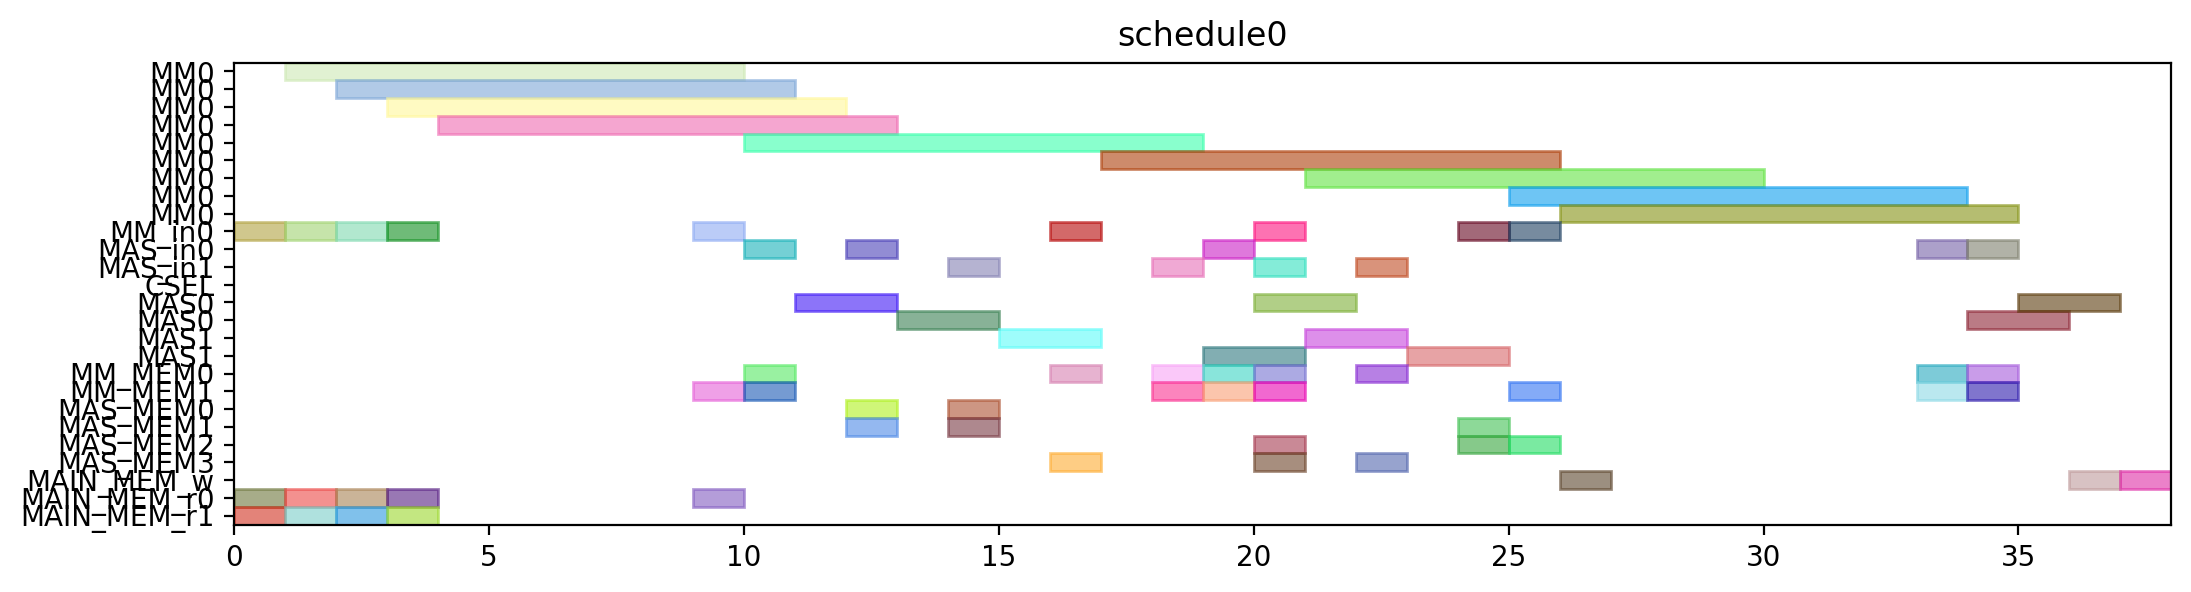

Source code (Python):
from pyschedule import Scenario, solvers, plotters, alt


def solve():
	horizon = 120
	S = Scenario("schedule0", horizon=horizon)

	# resource
	MM = S.Resources('MM', num=1, size=9)
	MM_in = S.Resources('MM_in', num=1)
	MAS_in = S.Resources('MAS_in', num=2)
	CSEL = S.Resource('CSEL')
	MAS = S.Resources('MAS', num=2, size=2, periods=range(1, horizon))
	MM_MEM = S.Resources('MM_MEM', num=2)
	MAS_MEM = S.Resources('MAS_MEM', num=4)
	MAIN_MEM_w = S.Resource('MAIN_MEM_w', size=1)
	MAIN_MEM_r = S.Resources('MAIN_MEM_r', num=2)

	# result of previous scheduling

	# new tasks
	t0 = S.Task('t0', length=9, delay_cost=1)
	t0 += alt(MM)
	t0_in = S.Task('t0_in', length=1, delay_cost=1)
	t0_in += alt(MM_in)
	S += t0_in*MM_in[0]<=t0*MM[0]
	t0_mem0 = S.Task('t0_mem0', length=1, delay_cost=1)
	t0_mem0 += MAIN_MEM_r[0]
	S += t0_mem0 <= t0

	t0_mem1 = S.Task('t0_mem1', length=1, delay_cost=1)
	t0_mem1 += MAIN_MEM_r[1]
	S += t0_mem1 <= t0

	t3 = S.Task('t3', length=9, delay_cost=1)
	t3 += alt(MM)
	t3_in = S.Task('t3_in', length=1, delay_cost=1)
	t3_in += alt(MM_in)
	S += t3_in*MM_in[0]<=t3*MM[0]
	t3_mem0 = S.Task('t3_mem0', length=1, delay_cost=1)
	t3_mem0 += MAIN_MEM_r[0]
	S += t3_mem0 <= t3

	t3_mem1 = S.Task('t3_mem1', length=1, delay_cost=1)
	t3_mem1 += MAIN_MEM_r[1]
	S += t3_mem1 <= t3

	t1 = S.Task('t1', length=9, delay_cost=1)
	t1 += alt(MM)
	t1_in = S.Task('t1_in', length=1, delay_cost=1)
	t1_in += alt(MM_in)
	S += t1_in*MM_in[0]<=t1*MM[0]
	t1_mem0 = S.Task('t1_mem0', length=1, delay_cost=1)
	t1_mem0 += MAIN_MEM_r[0]
	S += t1_mem0 <= t1

	t1_mem1 = S.Task('t1_mem1', length=1, delay_cost=1)
	t1_mem1 += MAIN_MEM_r[1]
	S += t1_mem1 <= t1

	t2 = S.Task('t2', length=9, delay_cost=1)
	t2 += alt(MM)
	t2_in = S.Task('t2_in', length=1, delay_cost=1)
	t2_in += alt(MM_in)
	S += t2_in*MM_in[0]<=t2*MM[0]
	t2_mem0 = S.Task('t2_mem0', length=1, delay_cost=1)
	t2_mem0 += MAIN_MEM_r[0]
	S += t2_mem0 <= t2

	t2_mem1 = S.Task('t2_mem1', length=1, delay_cost=1)
	t2_mem1 += MAIN_MEM_r[1]
	S += t2_mem1 <= t2

	t4 = S.Task('t4', length=9, delay_cost=1)
	t4 += alt(MM)
	t4_in = S.Task('t4_in', length=1, delay_cost=1)
	t4_in += alt(MM_in)
	S += t4_in*MM_in[0]<=t4*MM[0]
	t4_mem0 = S.Task('t4_mem0', length=1, delay_cost=1)
	t4_mem0 += MAIN_MEM_r[0]
	S += t4_mem0 <= t4

	t4_mem1 = S.Task('t4_mem1', length=1, delay_cost=1)
	t4_mem1 += alt(MM_MEM)
	S += (t2*MM[0])-1 < t4_mem1*MM_MEM[1]
	S += t4_mem1 <= t4

	t5 = S.Task('t5', length=2, delay_cost=1)
	t5 += alt(MAS)
	t5_in = S.Task('t5_in', length=1, delay_cost=1)
	t5_in += alt(MAS_in)
	S += t5_in*MAS_in[0]<=t5*MAS[0]

	S += t5_in*MAS_in[1]<=t5*MAS[1]

	t5_mem0 = S.Task('t5_mem0', length=1, delay_cost=1)
	t5_mem0 += alt(MM_MEM)
	S += (t0*MM[0])-1 < t5_mem0*MM_MEM[0]
	S += t5_mem0 <= t5

	t5_mem1 = S.Task('t5_mem1', length=1, delay_cost=1)
	t5_mem1 += alt(MM_MEM)
	S += (t0*MM[0])-1 < t5_mem1*MM_MEM[1]
	S += t5_mem1 <= t5

	t6 = S.Task('t6', length=2, delay_cost=1)
	t6 += alt(MAS)
	t6_in = S.Task('t6_in', length=1, delay_cost=1)
	t6_in += alt(MAS_in)
	S += t6_in*MAS_in[0]<=t6*MAS[0]

	S += t6_in*MAS_in[1]<=t6*MAS[1]

	t6_mem0 = S.Task('t6_mem0', length=1, delay_cost=1)
	t6_mem0 += alt(MAS_MEM)
	S += (t5*MAS[0])-1 < t6_mem0*MAS_MEM[0]
	S += (t5*MAS[1])-1 < t6_mem0*MAS_MEM[2]
	S += t6_mem0 <= t6

	t6_mem1 = S.Task('t6_mem1', length=1, delay_cost=1)
	t6_mem1 += alt(MAS_MEM)
	S += (t5*MAS[0])-1 < t6_mem1*MAS_MEM[1]
	S += (t5*MAS[1])-1 < t6_mem1*MAS_MEM[3]
	S += t6_mem1 <= t6

	t9 = S.Task('t9', length=2, delay_cost=1)
	t9 += alt(MAS)
	t9_in = S.Task('t9_in', length=1, delay_cost=1)
	t9_in += alt(MAS_in)
	S += t9_in*MAS_in[0]<=t9*MAS[0]

	S += t9_in*MAS_in[1]<=t9*MAS[1]

	t9_mem0 = S.Task('t9_mem0', length=1, delay_cost=1)
	t9_mem0 += alt(MM_MEM)
	S += (t0*MM[0])-1 < t9_mem0*MM_MEM[0]
	S += t9_mem0 <= t9

	t9_mem1 = S.Task('t9_mem1', length=1, delay_cost=1)
	t9_mem1 += alt(MM_MEM)
	S += (t4*MM[0])-1 < t9_mem1*MM_MEM[1]
	S += t9_mem1 <= t9

	t10 = S.Task('t10', length=2, delay_cost=1)
	t10 += alt(MAS)
	t10_in = S.Task('t10_in', length=1, delay_cost=1)
	t10_in += alt(MAS_in)
	S += t10_in*MAS_in[0]<=t10*MAS[0]

	S += t10_in*MAS_in[1]<=t10*MAS[1]

	t10_mem0 = S.Task('t10_mem0', length=1, delay_cost=1)
	t10_mem0 += alt(MM_MEM)
	S += (t4*MM[0])-1 < t10_mem0*MM_MEM[0]
	S += t10_mem0 <= t10

	t10_mem1 = S.Task('t10_mem1', length=1, delay_cost=1)
	t10_mem1 += alt(MM_MEM)
	S += (t4*MM[0])-1 < t10_mem1*MM_MEM[1]
	S += t10_mem1 <= t10

	t7 = S.Task('t7', length=2, delay_cost=1)
	t7 += alt(MAS)
	t7_in = S.Task('t7_in', length=1, delay_cost=1)
	t7_in += alt(MAS_in)
	S += t7_in*MAS_in[0]<=t7*MAS[0]

	S += t7_in*MAS_in[1]<=t7*MAS[1]

	t7_mem0 = S.Task('t7_mem0', length=1, delay_cost=1)
	t7_mem0 += alt(MAS_MEM)
	S += (t6*MAS[0])-1 < t7_mem0*MAS_MEM[0]
	S += (t6*MAS[1])-1 < t7_mem0*MAS_MEM[2]
	S += t7_mem0 <= t7

	t7_mem1 = S.Task('t7_mem1', length=1, delay_cost=1)
	t7_mem1 += alt(MAS_MEM)
	S += (t6*MAS[0])-1 < t7_mem1*MAS_MEM[1]
	S += (t6*MAS[1])-1 < t7_mem1*MAS_MEM[3]
	S += t7_mem1 <= t7

	t11 = S.Task('t11', length=2, delay_cost=1)
	t11 += alt(MAS)
	t11_in = S.Task('t11_in', length=1, delay_cost=1)
	t11_in += alt(MAS_in)
	S += t11_in*MAS_in[0]<=t11*MAS[0]

	S += t11_in*MAS_in[1]<=t11*MAS[1]

	t11_mem0 = S.Task('t11_mem0', length=1, delay_cost=1)
	t11_mem0 += alt(MAS_MEM)
	S += (t10*MAS[0])-1 < t11_mem0*MAS_MEM[0]
	S += (t10*MAS[1])-1 < t11_mem0*MAS_MEM[2]
	S += t11_mem0 <= t11

	t11_mem1 = S.Task('t11_mem1', length=1, delay_cost=1)
	t11_mem1 += alt(MM_MEM)
	S += (t4*MM[0])-1 < t11_mem1*MM_MEM[1]
	S += t11_mem1 <= t11

	t8 = S.Task('t8', length=9, delay_cost=1)
	t8 += alt(MM)
	t8_in = S.Task('t8_in', length=1, delay_cost=1)
	t8_in += alt(MM_in)
	S += t8_in*MM_in[0]<=t8*MM[0]
	t8_mem0 = S.Task('t8_mem0', length=1, delay_cost=1)
	t8_mem0 += alt(MM_MEM)
	S += (t4*MM[0])-1 < t8_mem0*MM_MEM[0]
	S += t8_mem0 <= t8

	t8_mem1 = S.Task('t8_mem1', length=1, delay_cost=1)
	t8_mem1 += alt(MAS_MEM)
	S += (t7*MAS[0])-1 < t8_mem1*MAS_MEM[1]
	S += (t7*MAS[1])-1 < t8_mem1*MAS_MEM[3]
	S += t8_mem1 <= t8

	new_PZ = S.Task('new_PZ', length=9, delay_cost=1)
	new_PZ += alt(MM)
	new_PZ_in = S.Task('new_PZ_in', length=1, delay_cost=1)
	new_PZ_in += alt(MM_in)
	S += new_PZ_in*MM_in[0]<=new_PZ*MM[0]
	S += 0<new_PZ

	new_PZ_w = S.Task('new_PZ_w', length=1, delay_cost=1)
	new_PZ_w += alt(MAIN_MEM_w)
	S += new_PZ <= new_PZ_w

	new_PZ_mem0 = S.Task('new_PZ_mem0', length=1, delay_cost=1)
	new_PZ_mem0 += alt(MM_MEM)
	S += (t1*MM[0])-1 < new_PZ_mem0*MM_MEM[0]
	S += new_PZ_mem0 <= new_PZ

	new_PZ_mem1 = S.Task('new_PZ_mem1', length=1, delay_cost=1)
	new_PZ_mem1 += alt(MAS_MEM)
	S += (t7*MAS[0])-1 < new_PZ_mem1*MAS_MEM[1]
	S += (t7*MAS[1])-1 < new_PZ_mem1*MAS_MEM[3]
	S += new_PZ_mem1 <= new_PZ

	t12 = S.Task('t12', length=2, delay_cost=1)
	t12 += alt(MAS)
	t12_in = S.Task('t12_in', length=1, delay_cost=1)
	t12_in += alt(MAS_in)
	S += t12_in*MAS_in[0]<=t12*MAS[0]

	S += t12_in*MAS_in[1]<=t12*MAS[1]

	t12_mem0 = S.Task('t12_mem0', length=1, delay_cost=1)
	t12_mem0 += alt(MM_MEM)
	S += (t0*MM[0])-1 < t12_mem0*MM_MEM[0]
	S += t12_mem0 <= t12

	t12_mem1 = S.Task('t12_mem1', length=1, delay_cost=1)
	t12_mem1 += alt(MAS_MEM)
	S += (t11*MAS[0])-1 < t12_mem1*MAS_MEM[1]
	S += (t11*MAS[1])-1 < t12_mem1*MAS_MEM[3]
	S += t12_mem1 <= t12

	t13 = S.Task('t13', length=9, delay_cost=1)
	t13 += alt(MM)
	t13_in = S.Task('t13_in', length=1, delay_cost=1)
	t13_in += alt(MM_in)
	S += t13_in*MM_in[0]<=t13*MM[0]
	t13_mem0 = S.Task('t13_mem0', length=1, delay_cost=1)
	t13_mem0 += alt(MAS_MEM)
	S += (t12*MAS[0])-1 < t13_mem0*MAS_MEM[0]
	S += (t12*MAS[1])-1 < t13_mem0*MAS_MEM[2]
	S += t13_mem0 <= t13

	t13_mem1 = S.Task('t13_mem1', length=1, delay_cost=1)
	t13_mem1 += alt(MAS_MEM)
	S += (t9*MAS[0])-1 < t13_mem1*MAS_MEM[1]
	S += (t9*MAS[1])-1 < t13_mem1*MAS_MEM[3]
	S += t13_mem1 <= t13

	t14 = S.Task('t14', length=9, delay_cost=1)
	t14 += alt(MM)
	t14_in = S.Task('t14_in', length=1, delay_cost=1)
	t14_in += alt(MM_in)
	S += t14_in*MM_in[0]<=t14*MM[0]
	t14_mem0 = S.Task('t14_mem0', length=1, delay_cost=1)
	t14_mem0 += alt(MAS_MEM)
	S += (t12*MAS[0])-1 < t14_mem0*MAS_MEM[0]
	S += (t12*MAS[1])-1 < t14_mem0*MAS_MEM[2]
	S += t14_mem0 <= t14

	t14_mem1 = S.Task('t14_mem1', length=1, delay_cost=1)
	t14_mem1 += alt(MM_MEM)
	S += (t3*MM[0])-1 < t14_mem1*MM_MEM[1]
	S += t14_mem1 <= t14

	new_PY = S.Task('new_PY', length=2, delay_cost=1)
	new_PY += alt(MAS)
	new_PY_in = S.Task('new_PY_in', length=1, delay_cost=1)
	new_PY_in += alt(MAS_in)
	S += new_PY_in*MAS_in[0]<=new_PY*MAS[0]

	S += new_PY_in*MAS_in[1]<=new_PY*MAS[1]

	S += 0<new_PY

	new_PY_w = S.Task('new_PY_w', length=1, delay_cost=1)
	new_PY_w += alt(MAIN_MEM_w)
	S += new_PY <= new_PY_w

	new_PY_mem0 = S.Task('new_PY_mem0', length=1, delay_cost=1)
	new_PY_mem0 += alt(MM_MEM)
	S += (t8*MM[0])-1 < new_PY_mem0*MM_MEM[0]
	S += new_PY_mem0 <= new_PY

	new_PY_mem1 = S.Task('new_PY_mem1', length=1, delay_cost=1)
	new_PY_mem1 += alt(MM_MEM)
	S += (t13*MM[0])-1 < new_PY_mem1*MM_MEM[1]
	S += new_PY_mem1 <= new_PY

	new_PX = S.Task('new_PX', length=2, delay_cost=1)
	new_PX += alt(MAS)
	new_PX_in = S.Task('new_PX_in', length=1, delay_cost=1)
	new_PX_in += alt(MAS_in)
	S += new_PX_in*MAS_in[0]<=new_PX*MAS[0]

	S += new_PX_in*MAS_in[1]<=new_PX*MAS[1]

	S += 0<new_PX

	new_PX_w = S.Task('new_PX_w', length=1, delay_cost=1)
	new_PX_w += alt(MAIN_MEM_w)
	S += new_PX <= new_PX_w

	new_PX_mem0 = S.Task('new_PX_mem0', length=1, delay_cost=1)
	new_PX_mem0 += alt(MM_MEM)
	S += (t14*MM[0])-1 < new_PX_mem0*MM_MEM[0]
	S += new_PX_mem0 <= new_PX

	new_PX_mem1 = S.Task('new_PX_mem1', length=1, delay_cost=1)
	new_PX_mem1 += alt(MM_MEM)
	S += (t14*MM[0])-1 < new_PX_mem1*MM_MEM[1]
	S += new_PX_mem1 <= new_PX

	solvers.mip.solve(S,msg=1,kind='CPLEX',ratio_gap=1.01)

	solution = [['hoge']*len(S.solution()[1]) for i in range(len(S.solution()))]
	for i in range(len(S.solution())):
		for j in range(len(S.solution()[i])):
			solution[i][j]=str(S.solution()[i][j])
	print(solution)

	cycles = int(solution[-1][3])

	pic_file_name = "/mnt/rose/usr1/fukuda/ABE/multiRAM_multiMAS_16mux/scheduling_result/stage9MM1_stage2MAS2/EP_DBL_A_0/schedule0.png"
	if(S.solution() != []):
		plotters.matplotlib.plot(S,img_filename=pic_file_name, show_task_labels=False, fig_size=(cycles*0.25+3, 3))

	return solution
